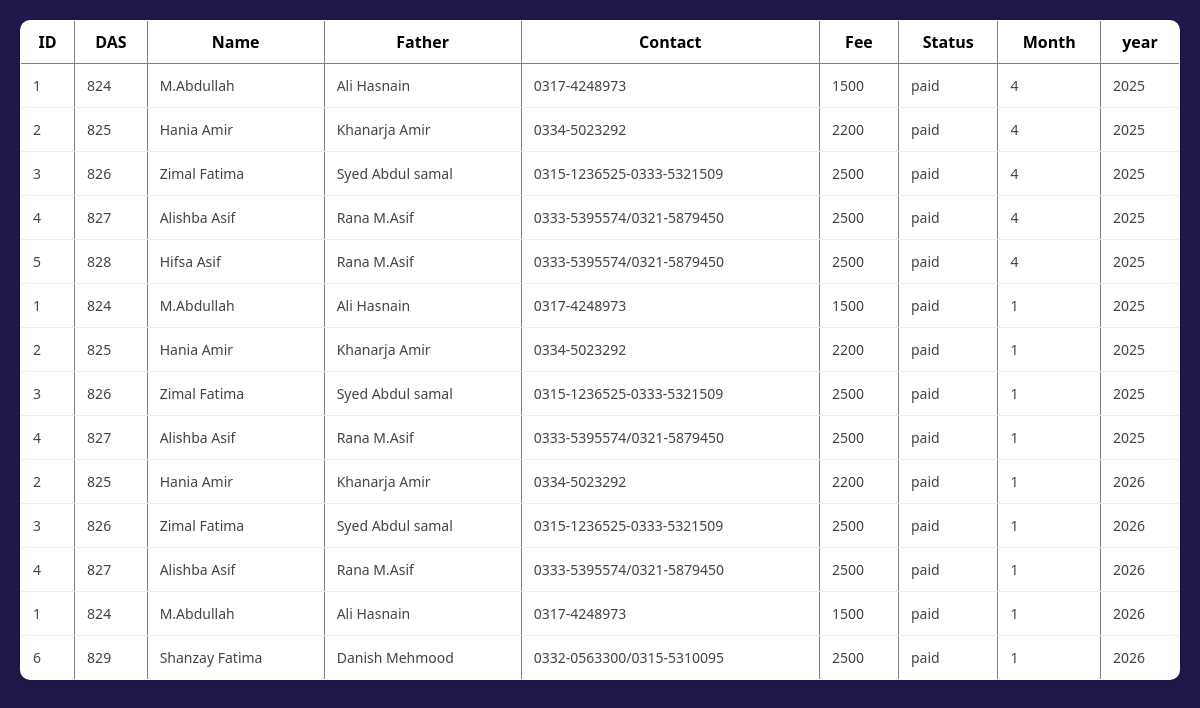
Page /paidbuttonfetch.php on the committed database.
### tables this page shows
CREATE TABLE `student_fee` (
  `id` int(11) NOT NULL,
  `student_id` int(11) DEFAULT NULL,
  `fee_month` tinyint(4) NOT NULL,
  `fee_year` year(4) DEFAULT NULL,
  `status` enum('paid','unpaid') DEFAULT 'unpaid',
  `paid_date` date DEFAULT NULL
);

CREATE TABLE `student` (
  `id` int(11) NOT NULL,
  `DAS` varchar(255) DEFAULT NULL,
  `student_name` varchar(100) NOT NULL,
  `father_name` varchar(100) NOT NULL,
  `contact_number` varchar(100) NOT NULL,
  `class_id` varchar(100) DEFAULT NULL,
  `T_Fee` varchar(255) DEFAULT NULL,
  `is_deleted` tinyint(1) DEFAULT 0
);

### paidbuttonfetch.php (called while the page is built)
<?php
include 'Master/conection.php';
include 'fetchtablecode.php';
$sql="SELECT student.*, student_fee.status, student_fee.fee_month, student_fee.fee_year
FROM student
JOIN student_fee ON student.id = student_fee.student_id
WHERE student_fee.status = 'paid' ";
$result=mysqli_query($conn,$sql);
renderStudentTable($result);
?>

### fetchtablecode.php (the view, shortened to what this page needs)
<?php
function renderStudentTable($result) {
?>
<!DOCTYPE html>
<html>
<head>
</head>
<link rel="stylesheet" href="allstudents.css">
<body>
<table border="1" cellpadding="10">
<tr>
    <th>ID</th>
    <th>DAS</th>
    <th>Name</th>
    <th>Father</th>
    <th>Contact</th>
    <th>Fee</th>
    <th>Status</th>
    <th>Month</th>
    <th>year</th>
</tr>
<?php
if (mysqli_num_rows($result) > 0) {
    while ($row = mysqli_fetch_assoc($result)) {
        echo "<tr>
            <td>{$row['id']}</td>
            <td>{$row['DAS']}</td>
            <td>{$row['student_name']}</td>
            <td>{$row['father_name']}</td>
            <td>{$row['contact_number']}</td>
            <td>{$row['T_Fee']}</td>
            <td>{$row['status']}</td>
            <td>{$row['fee_month']}</td>
            <td>{$row['fee_year']}</td>
        </tr>";
    }
} else {
    echo "<tr><td colspan='7'>No students found</td></tr>";
}
?>
</table>
</body>
</html>
<?php } ?>

### allstudents.css (style rules this page uses)
body { font-family: 'Segoe UI', Tahoma, sans-serif; background:#221849; margin: 0; padding: 20px; }
table { width: 100%; border-collapse: collapse; background: #ffffff; border-radius: 10px; overflow: hidden; box-shadow: 0 4px 12px rgba(0,0,0,0.08); }
tbody td { padding: 12px; border-bottom: 1px solid #eee; font-size: 14px; color: #444; }
tbody tr:last-child td { border-bottom: none; }

### rows in the picture
student_fee: student "1", student.DAS "824", student.student_name "M.Abdullah", student.father_name "Ali Hasnain", student.contact_number "0317-4248973", student.T_Fee "1500", status "paid", fee_month "4", fee_year "2025"
student_fee: student "2", student.DAS "825", student.student_name "Hania Amir", student.father_name "Khanarja Amir", student.contact_number "0334-5023292", student.T_Fee "2200", status "paid", fee_month "4", fee_year "2025"
student_fee: student "3", student.DAS "826", student.student_name "Zimal Fatima", student.father_name "Syed Abdul samal", student.contact_number "0315-1236525-0333-5321509", student.T_Fee "2500", status "paid", fee_month "4", fee_year "2025"
student_fee: student "4", student.DAS "827", student.student_name "Alishba Asif", student.father_name "Rana M.Asif", student.contact_number "0333-5395574/0321-5879450", student.T_Fee "2500", status "paid", fee_month "4", fee_year "2025"
student_fee: student "5", student.DAS "828", student.student_name "Hifsa Asif", student.father_name "Rana M.Asif", student.contact_number "0333-5395574/0321-5879450", student.T_Fee "2500", status "paid", fee_month "4", fee_year "2025"
student_fee: student "1", student.DAS "824", student.student_name "M.Abdullah", student.father_name "Ali Hasnain", student.contact_number "0317-4248973", student.T_Fee "1500", status "paid", fee_month "1", fee_year "2025"
student_fee: student "2", student.DAS "825", student.student_name "Hania Amir", student.father_name "Khanarja Amir", student.contact_number "0334-5023292", student.T_Fee "2200", status "paid", fee_month "1", fee_year "2025"
student_fee: student "3", student.DAS "826", student.student_name "Zimal Fatima", student.father_name "Syed Abdul samal", student.contact_number "0315-1236525-0333-5321509", student.T_Fee "2500", status "paid", fee_month "1", fee_year "2025"
student_fee: student "4", student.DAS "827", student.student_name "Alishba Asif", student.father_name "Rana M.Asif", student.contact_number "0333-5395574/0321-5879450", student.T_Fee "2500", status "paid", fee_month "1", fee_year "2025"
student_fee: student "2", student.DAS "825", student.student_name "Hania Amir", student.father_name "Khanarja Amir", student.contact_number "0334-5023292", student.T_Fee "2200", status "paid", fee_month "1", fee_year "2026"
student_fee: student "3", student.DAS "826", student.student_name "Zimal Fatima", student.father_name "Syed Abdul samal", student.contact_number "0315-1236525-0333-5321509", student.T_Fee "2500", status "paid", fee_month "1", fee_year "2026"
student_fee: student "4", student.DAS "827", student.student_name "Alishba Asif", student.father_name "Rana M.Asif", student.contact_number "0333-5395574/0321-5879450", student.T_Fee "2500", status "paid", fee_month "1", fee_year "2026"
student_fee: student "1", student.DAS "824", student.student_name "M.Abdullah", student.father_name "Ali Hasnain", student.contact_number "0317-4248973", student.T_Fee "1500", status "paid", fee_month "1", fee_year "2026"
student_fee: student "6", student.DAS "829", student.student_name "Shanzay Fatima", student.father_name "Danish Mehmood", student.contact_number "0332-0563300/0315-5310095", student.T_Fee "2500", status "paid", fee_month "1", fee_year "2026"
